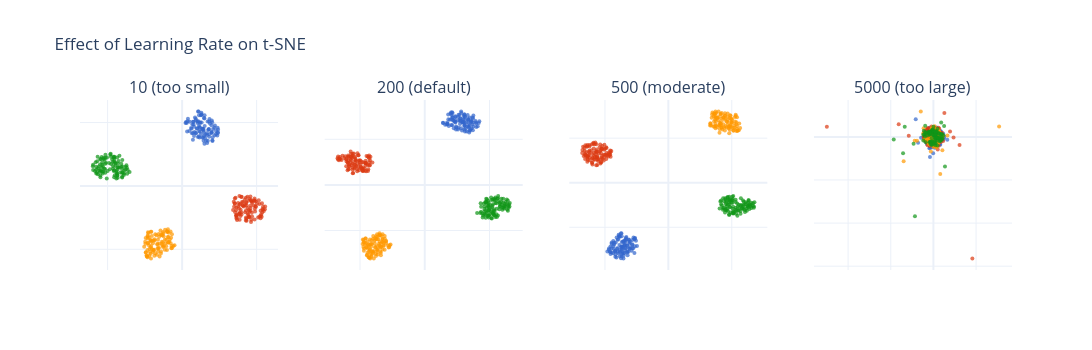

The notebook cell saved with this chart:
### Markdown cell above
---
## 7. Optimization in Practice

The gradient descent loop:

1. **Initialize** positions $\{y_i\}$ (random or PCA)
2. **Compute** all $q_{ij}$ from current positions
3. **Compute** gradient $\partial \mathcal{L} / \partial y_i$
4. **Update** $y_i \leftarrow y_i - \eta \nabla_{y_i}\mathcal{L} + \alpha \Delta y_i^{(t-1)}$
5. **Repeat** 250--1000 iterations

### Key Hyperparameters

| Parameter | Typical Range | Effect |
|-----------|--------------|--------|
| **Learning rate ($\eta$)** | 200--1000 (or `"auto"`) | Too small: blob; too large: explosion |
| **Early exaggeration** | x12 for first 250 iters | Forces tight clusters to form early |
| **Initialization** | `"pca"` recommended | PCA init: more stable, faster convergence |
| **Iterations** | 500--1000 | Too few: incomplete convergence |

### Code cell
# -- 7a. Learning Rate Explorer --
# See how the learning rate affects convergence.

X_lr, color_lr, _ = make_dataset("blobs", n=400, seed=42)
X_lr = StandardScaler().fit_transform(X_lr)

rates = {"10 (too small)": 10,
         "200 (default)": 200,
         "500 (moderate)": 500,
         "5000 (too large)": 5000}

fig = make_subplots(rows=1, cols=4,
                    subplot_titles=list(rates.keys()))
for idx, (label, lr) in enumerate(rates.items()):
    Y = run_tsne(X_lr, perplexity=30, lr=lr, seed=42, n_iter=800)
    for c_val in np.unique(color_lr):
        mask = color_lr == c_val
        clr = PLOTLY_DISCRETE[int(c_val) % len(PLOTLY_DISCRETE)]
        fig.add_trace(go.Scatter(x=Y[mask,0], y=Y[mask,1], mode="markers",
                                  marker=dict(size=4, color=clr, opacity=0.7),
                                  showlegend=False),
                      row=1, col=idx+1)

fig.update_layout(title="Effect of Learning Rate on t-SNE", width=1100, height=350,
                  template="plotly_white")
for i in range(1, 5):
    fig.update_xaxes(showticklabels=False, row=1, col=i)
    fig.update_yaxes(showticklabels=False, row=1, col=i)
fig.show()
print("Too small -> blob (stuck in initial state).")
print("Too large -> scattered chaos (gradients overshoot).")
print("Moderate -> clear, separated clusters.")
